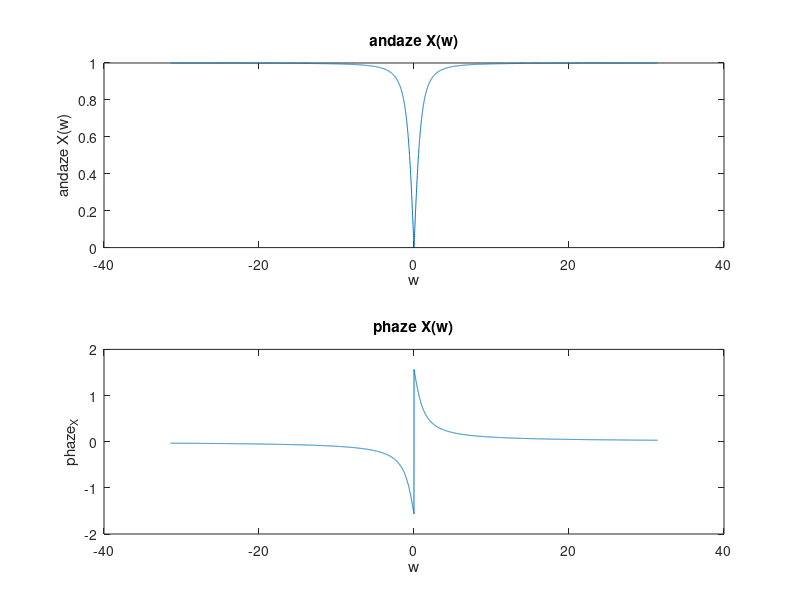

Write the MATLAB code that produced this figure.
t= [-10:0.01:10];

x = imag(2- exp(1- (1i*pi*t)));
phaze_x = angle(x);
andaze_x = abs(x);


subplot(2, 1, 2);
plot(t, phaze_x);
title('phaze x(t)');
xlabel('t');
ylabel('phaze_x');

subplot(2, 1, 1);
plot(t, andaze_x);
title('andaze x(t)');
xlabel('t');
ylabel('andaze x(t)');


w = (-10*pi : 0.01 : 10*pi);

X = (1i*w) ./ (1+(1i*w));
phaze_X = angle(X);
andaze_X = abs(X);

subplot(2, 1, 2);
plot(w, phaze_X);
title('phaze X(w)');
xlabel('w');
ylabel('phaze_X');

subplot(2, 1, 1);
plot(w, andaze_X);
title('andaze X(w)');
xlabel('w');
ylabel('andaze X(w)');

